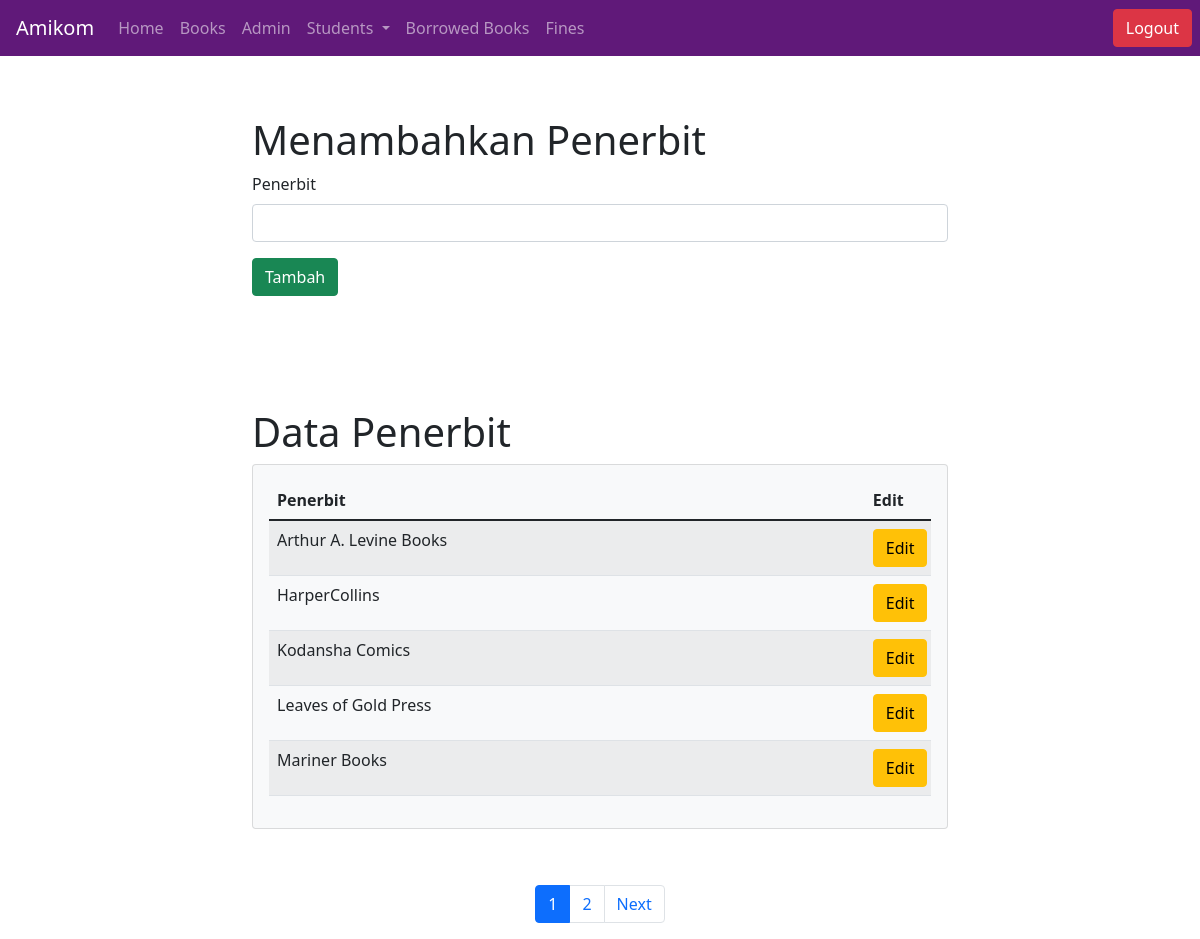
Page /tambah_publisher.php (signed in) on the committed database.
### tables this page shows
CREATE TABLE `publisher` (
  `publisherName` varchar(50) NOT NULL
);

### tambah_publisher.php (the view, shortened to what this page needs)
<?php
include "./includes/nav_admin.php";
include "./includes/conn.php";
$tampil = 5;
    if(isset($_GET['page'])){
        $page = $_GET['page'];
    }else{
        $page = 1;
    }
    if($page =="" || $page ==1)
    {
        $page1 = 0;
    }else{
        $page1 = ($page*$tampil)-$tampil;
    }
$paging = mysqli_query($conn, "SELECT * FROM publisher LIMIT $page1,$tampil") or die(mysqli_error($conn));
$result = mysqli_query($conn, "SELECT * FROM publisher") or die(mysqli_error($conn));
$jumlah = mysqli_num_rows($result);
$count = ceil($jumlah/$tampil);
?>
<!doctype html>
<html lang="en">
    <head>
        <link href="https://cdn.jsdelivr.net/npm/bootstrap@5.1.3/dist/css/bootstrap.min.css" rel="stylesheet">
    </head>
<body>
    <div class="row justify-content-center mt-2">
        <div class="col-sm-8">
            <div class="container p-5 mt-1">
                <h1>Menambahkan Penerbit</h1>
                <form method="POST" action="tambah_publisher.php">
                    <div class="mb-3">
                        <label class="form-label">Penerbit</label>
                        <input type="text" class="form-control"name="publisher">
                    </div>
                    <button type="submit" class="btn btn-success" name="submit">Tambah</button>
                </form>
            </div>
            <div class="container p-5">
                <h1>Data Penerbit</h1>
                <div class="card card-body bg-light ">
                    <table class="table table-striped" style="table-layout: fixed;">
                        <thead>
                            <tr>
                                <th scope="col" style="width: 90%;">Penerbit</th>
                                <th scope="col" style="width: 10%;">Edit</th>
                            </tr>
                        </thead>
                        <?php while($rows = mysqli_fetch_assoc($paging))
                            {
                        ?>
                            <tr>
                                <td><?php echo $rows['publisherName']?></td>
                                <form method="POST" action="edit_Penerbit.php">
                                    <td><a class="btn btn-warning" href="edit_publisher.php?publisher=<?php echo $rows['publisherName']?>"><span class="bi bi-pencil-square"> Edit</span></a></td>
                                </form>
                            </tr>
                        <?php
                            }
                        ?>
                    </table>
        </div>
    </div>
    <?php
        echo   '<ul id="paging" class="pagination justify-content-center mt-2">';
            ?><li class="page-item"><a class="page-link" href="tambah_publisher.php?page=<?php echo $page-1; ?>">Previous</a></li><?php
                ?><li class="page-item <?php if ($page == $a) echo 'active'; ?>"><a class="page-link " href="tambah_publisher.php?page=<?php echo $a; ?>"><?php echo $a ?></a></li><?php
        if($count <= 5){
            for($a=1; $a<= $count; $a++){
                ?><li class="page-item <?php if ($page == $a) echo 'active'; ?>"><a class="page-link " href="tambah_publisher.php?page=<?php echo $a; ?>"><?php echo $a ?></a></li><?php
            }
        }
        if($page < $count){
            ?><li class="page-item"><a class="page-link" href="tambah_publisher.php?page=<?php echo $page+1; ?>">Next</a></li><?php
        }
        echo '</ul>';
    ?>
</body>
</html>

### rows in the picture
publisher: publisherName "Arthur A. Levine Books"
publisher: publisherName "HarperCollins"
publisher: publisherName "Kodansha Comics"
publisher: publisherName "Leaves of Gold Press"
publisher: publisherName "Mariner Books"
